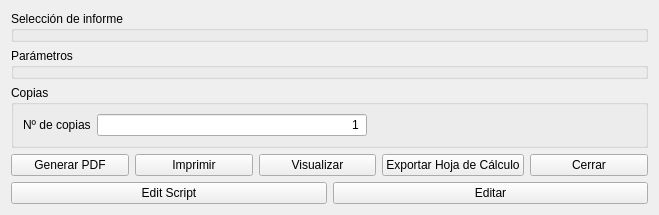
<?xml version="1.0" encoding="UTF-8"?>
<ui version="4.0">
 <class>DBReportRunDlg</class>
 <widget class="QWidget" name="DBReportRunDlg">
  <property name="geometry">
   <rect>
    <x>0</x>
    <y>0</y>
    <width>659</width>
    <height>211</height>
   </rect>
  </property>
  <property name="windowTitle">
   <string>Form</string>
  </property>
  <layout class="QVBoxLayout" name="verticalLayout">
   <item>
    <widget class="QGroupBox" name="gbChooseReport">
     <property name="title">
      <string>Selección de informe</string>
     </property>
    </widget>
   </item>
   <item>
    <widget class="QGroupBox" name="gbParameters">
     <property name="title">
      <string>Parámetros</string>
     </property>
    </widget>
   </item>
   <item>
    <widget class="QGroupBox" name="groupBox">
     <property name="title">
      <string>Copias</string>
     </property>
     <layout class="QVBoxLayout" name="verticalLayout_2">
      <item>
       <layout class="QHBoxLayout" name="horizontalLayout_2">
        <item>
         <widget class="QLabel" name="lblNumCopies">
          <property name="text">
           <string>Nº de copias</string>
          </property>
         </widget>
        </item>
        <item>
         <widget class="QLineEdit" name="leNumCopies">
          <property name="inputMask">
           <string>00</string>
          </property>
          <property name="text">
           <string>1</string>
          </property>
          <property name="maxLength">
           <number>2</number>
          </property>
          <property name="alignment">
           <set>Qt::AlignRight|Qt::AlignTrailing|Qt::AlignVCenter</set>
          </property>
         </widget>
        </item>
        <item>
         <spacer name="horizontalSpacer">
          <property name="orientation">
           <enum>Qt::Horizontal</enum>
          </property>
          <property name="sizeHint" stdset="0">
           <size>
            <width>40</width>
            <height>20</height>
           </size>
          </property>
         </spacer>
        </item>
       </layout>
      </item>
     </layout>
    </widget>
   </item>
   <item>
    <layout class="QHBoxLayout" name="horizontalLayout">
     <item>
      <widget class="QPushButton" name="pbPDF">
       <property name="text">
        <string>Generar PDF</string>
       </property>
       <property name="icon">
        <iconset resource="../resources/resources.qrc">
         <normaloff>:/generales/images/filetype-pdf.png</normaloff>:/generales/images/filetype-pdf.png</iconset>
       </property>
      </widget>
     </item>
     <item>
      <widget class="QPushButton" name="pbPrint">
       <property name="text">
        <string>Imprimir</string>
       </property>
       <property name="icon">
        <iconset resource="../resources/resources.qrc">
         <normaloff>:/generales/images/print.png</normaloff>:/generales/images/print.png</iconset>
       </property>
      </widget>
     </item>
     <item>
      <widget class="QPushButton" name="pbPreview">
       <property name="text">
        <string>Visualizar</string>
       </property>
       <property name="icon">
        <iconset resource="../resources/resources.qrc">
         <normaloff>:/generales/images/edit_search.png</normaloff>:/generales/images/edit_search.png</iconset>
       </property>
      </widget>
     </item>
     <item>
      <widget class="QPushButton" name="pbSpreadSheet">
       <property name="text">
        <string>Exportar Hoja de Cálculo</string>
       </property>
       <property name="icon">
        <iconset resource="../resources/resources.qrc">
         <normaloff>:/generales/images/excel.png</normaloff>:/generales/images/excel.png</iconset>
       </property>
      </widget>
     </item>
     <item>
      <widget class="QPushButton" name="pbClose">
       <property name="text">
        <string>Cerrar</string>
       </property>
       <property name="icon">
        <iconset resource="../resources/resources.qrc">
         <normaloff>:/generales/images/close.png</normaloff>:/generales/images/close.png</iconset>
       </property>
      </widget>
     </item>
    </layout>
   </item>
   <item>
    <layout class="QHBoxLayout" name="horizontalLayout_3">
     <item>
      <widget class="QPushButton" name="pbEditScript">
       <property name="text">
        <string>Edit Script</string>
       </property>
       <property name="icon">
        <iconset resource="../resources/resources.qrc">
         <normaloff>:/generales/images/kate.png</normaloff>:/generales/images/kate.png</iconset>
       </property>
      </widget>
     </item>
     <item>
      <widget class="QPushButton" name="pbEdit">
       <property name="text">
        <string>Editar</string>
       </property>
       <property name="icon">
        <iconset resource="../resources/resources.qrc">
         <normaloff>:/generales/images/edit_edit.png</normaloff>:/generales/images/edit_edit.png</iconset>
       </property>
      </widget>
     </item>
    </layout>
   </item>
  </layout>
 </widget>
 <tabstops>
  <tabstop>leNumCopies</tabstop>
  <tabstop>pbPDF</tabstop>
  <tabstop>pbPrint</tabstop>
  <tabstop>pbPreview</tabstop>
  <tabstop>pbSpreadSheet</tabstop>
  <tabstop>pbClose</tabstop>
  <tabstop>pbEditScript</tabstop>
  <tabstop>pbEdit</tabstop>
 </tabstops>
 <resources>
  <include location="../resources/resources.qrc"/>
  <include location="../resources/resources.qrc"/>
  <include location="../resources/resources.qrc"/>
 </resources>
 <connections/>
</ui>
